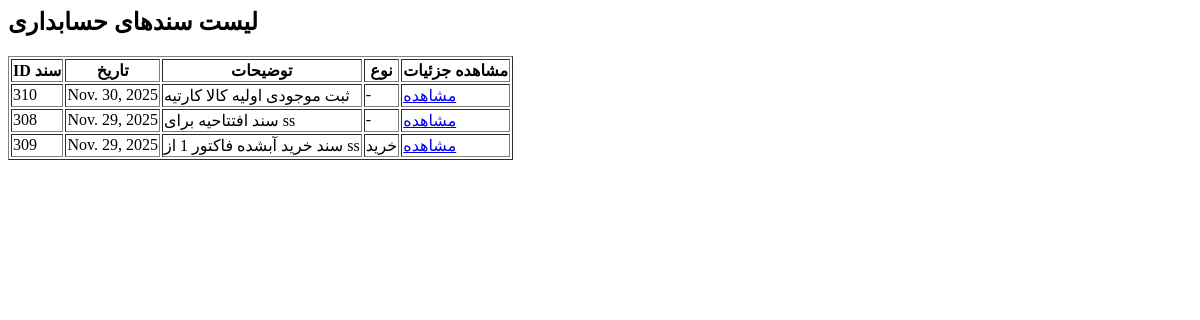
The app's page /journal_entries/, older data.
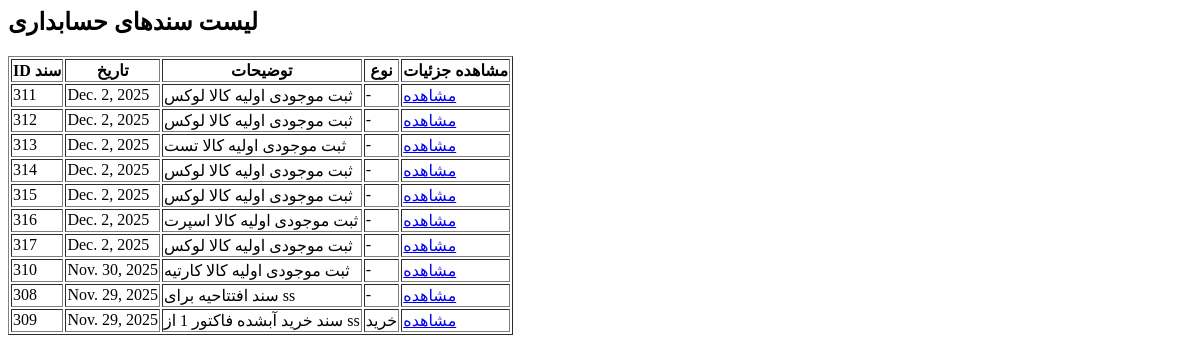
The same page, newer data.
### dashboard/models.py (models this page shows, shortened)
class JournalEntry(models.Model):
    date = models.DateField(blank=True, null=True)
    description = models.CharField(max_length=255, blank=True, null=True)
    related_purchase = models.ForeignKey(
        'PurchaseInvoice', on_delete=models.SET_NULL, null=True, blank=True
    )
    related_sale = models.ForeignKey(
        'Invoice', on_delete=models.SET_NULL, null=True, blank=True
    )

### dashboard/views.py (the view)
# urls.py: path('journal_entries/', views.journal_entries_list, name='journal_entries_list'),
def journal_entries_list(request):
    entries = JournalEntry.objects.all().order_by('-date')
    return render(request, "journal_entries_list.html", {"entries": entries})

### dashboard/templates/journal_entries_list.html
<h2>لیست سندهای حسابداری</h2>
<table border="1">
    <thead>
        <tr>
            <th>ID سند</th>
            <th>تاریخ</th>
            <th>توضیحات</th>
            <th>نوع</th>
            <th>مشاهده جزئیات</th>
        </tr>
    </thead>
    <tbody>
        {% for entry in entries %}
        <tr>
            <td>{{ entry.id }}</td>
            <td>{{ entry.date }}</td>
            <td>{{ entry.description }}</td>
            <td>
                {% if entry.related_purchase %}خرید{% elif entry.related_sale %}فروش{% else %}-{% endif %}
            </td>
            <td>
                <a href="{% url 'journal_entry_detail' entry.id %}">مشاهده</a>
            </td>
        </tr>
        {% endfor %}
    </tbody>
</table>

Row changes from the older to the newer data that the page shows:
added JournalEntry: id "311", date "Dec. 2, 2025", description "ثبت موجودی اولیه کالا لوکس"
added JournalEntry: id "312", date "Dec. 2, 2025", description "ثبت موجودی اولیه کالا لوکس"
added JournalEntry: id "313", date "Dec. 2, 2025", description "ثبت موجودی اولیه کالا تست"
added JournalEntry: id "314", date "Dec. 2, 2025", description "ثبت موجودی اولیه کالا لوکس"
added JournalEntry: id "315", date "Dec. 2, 2025", description "ثبت موجودی اولیه کالا لوکس"
added JournalEntry: id "316", date "Dec. 2, 2025", description "ثبت موجودی اولیه کالا اسپرت"
added JournalEntry: id "317", date "Dec. 2, 2025", description "ثبت موجودی اولیه کالا لوکس"
